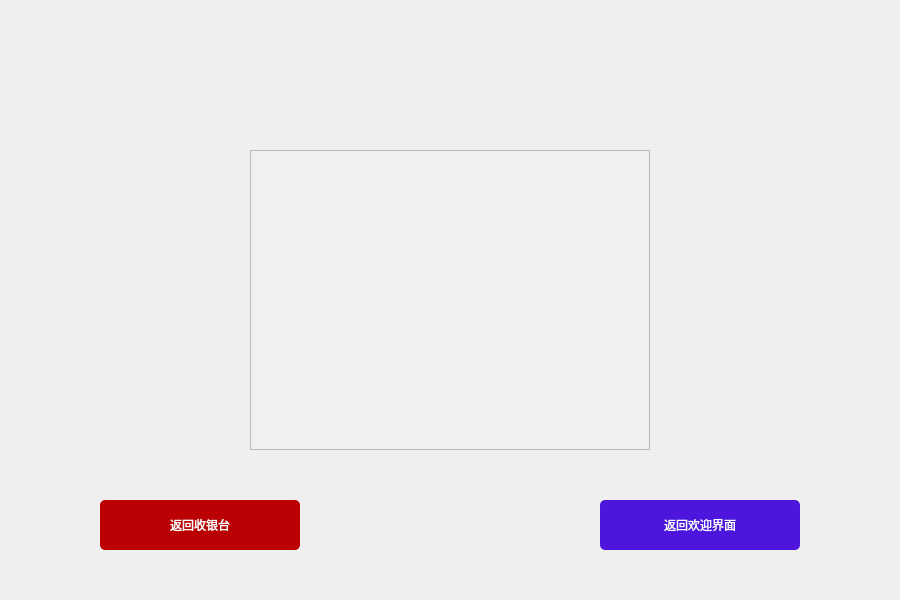
<?xml version="1.0" encoding="UTF-8"?>
<ui version="4.0">
 <class>yes</class>
 <widget class="QWidget" name="yes">
  <property name="geometry">
   <rect>
    <x>0</x>
    <y>0</y>
    <width>900</width>
    <height>600</height>
   </rect>
  </property>
  <property name="windowTitle">
   <string>Form</string>
  </property>
  <widget class="QTextBrowser" name="textBrowser">
   <property name="geometry">
    <rect>
     <x>250</x>
     <y>150</y>
     <width>400</width>
     <height>300</height>
    </rect>
   </property>
   <property name="styleSheet">
    <string notr="true">background-color:rgb(240, 240, 240);
border-color: rgb(240, 240, 240);</string>
   </property>
  </widget>
  <widget class="QPushButton" name="pushButton">
   <property name="geometry">
    <rect>
     <x>100</x>
     <y>500</y>
     <width>200</width>
     <height>50</height>
    </rect>
   </property>
   <property name="styleSheet">
    <string notr="true">font: 700 16pt &quot;Microsoft YaHei UI&quot;;
font: 290 16pt &quot;Microsoft YaHei&quot;;
color:rgb(255, 255, 255);
background-color:rgb(186, 0, 3);
border-radius:5px;</string>
   </property>
   <property name="text">
    <string>返回收银台</string>
   </property>
  </widget>
  <widget class="QPushButton" name="pushButton_2">
   <property name="geometry">
    <rect>
     <x>600</x>
     <y>500</y>
     <width>200</width>
     <height>50</height>
    </rect>
   </property>
   <property name="styleSheet">
    <string notr="true">font: 700 16pt &quot;Microsoft YaHei UI&quot;;
font: 290 16pt &quot;Microsoft YaHei&quot;;
color:rgb(255, 255, 255);
background-color:rgb(78, 21, 221);
border-radius:5px;</string>
   </property>
   <property name="text">
    <string>返回欢迎界面</string>
   </property>
  </widget>
 </widget>
 <resources/>
 <connections/>
</ui>
